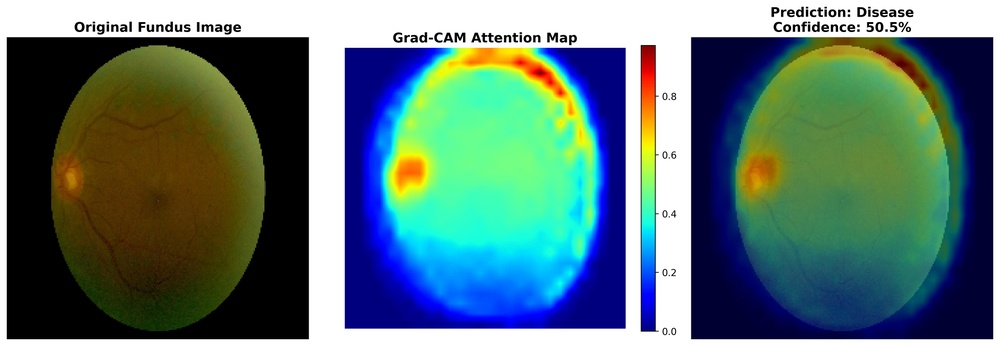
#> input picture gradcam_results/gradcam_1_1000_left.jpg, 1000 x 346 px, shrunk from 4432 x 1534 before the run
$ python create_composite_figure.py
#> lines starting #> are read from the running program, lines starting #| are printed output that depends on the picture
"""
Create composite figure from Grad-CAM visualizations
Combines all 5 Grad-CAM images into a single figure
"""

from PIL import Image
import os

# Setup paths
GRADCAM_DIR = "gradcam_results"
OUTPUT_FILE = "Figure_8_GradCAM_Composite.png"

# Image files
image_files = [
    'gradcam_1_1000_left.jpg',
    'gradcam_2_1000_right.jpg',
    'gradcam_3_1001_left.jpg',
    'gradcam_4_1001_right.jpg',
    'gradcam_5_1002_left.jpg'
]

print("Loading Grad-CAM images...")

# Load all 5 Grad-CAM images
images = []
for img_file in image_files:
    img_path = os.path.join(GRADCAM_DIR, img_file)
    if os.path.exists(img_path):
        images.append(Image.open(img_path))
        print(f"  ✓ Loaded: {img_file}")
    else:
        print(f"  ✗ Not found: {img_file}")

if len(images) == 0:
    print("\nERROR: No images found!")
    print(f"Please ensure images are in: {GRADCAM_DIR}")
    exit(1)

print(f"\nCreating composite from {len(images)} images...")

# Create composite
img_width = images[0].width
#> img_width = 1000
img_height = images[0].height
#> img_height = 346
composite = Image.new('RGB', (img_width, img_height * len(images)))
#> composite: PIL image 1000x1730 RGB; every value is 0

for idx, img in enumerate(images):
    composite.paste(img, (0, idx * img_height))
    print(f"  Added image {idx + 1}/{len(images)}")
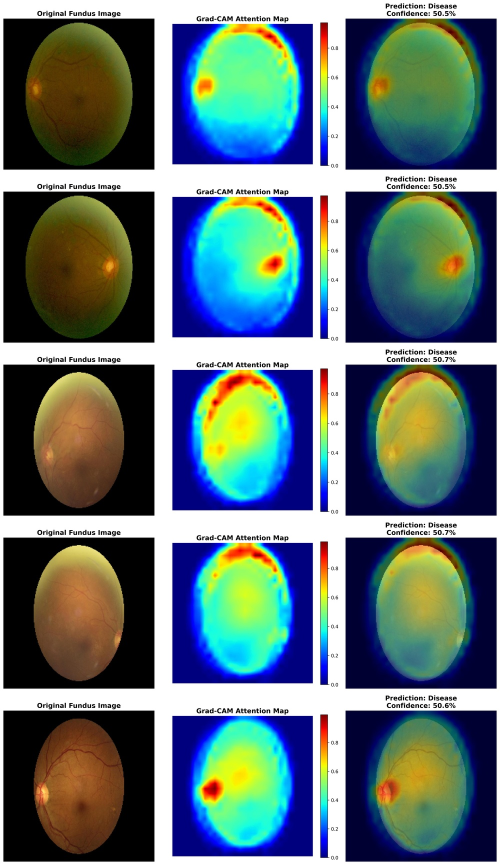
#> composite: PIL image 1000x1730 RGB (shown at 1/2 size); mean R, G, B 96.5, 115.8, 117.2

# Save high-quality
composite.save(OUTPUT_FILE, quality=95, dpi=(300, 300))
print(f"\n✓ Figure 8 created: {OUTPUT_FILE}")
print(f"  Dimensions: {composite.width}x{composite.height}")
#|   Dimensions: 1000x1730
print(f"  File saved successfully!")
